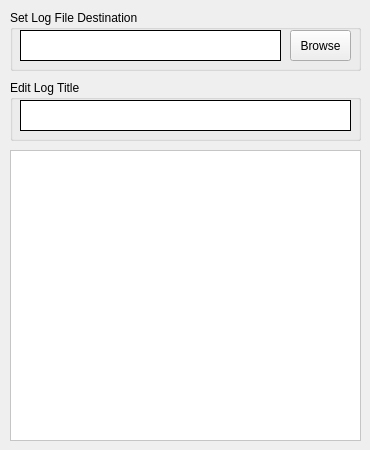
    <widget class="QWidget" name="tab_5">
     <attribute name="title">
      <string>Terminal Output</string>
     </attribute>
     <widget class="QScrollArea" name="ProgramOutput">
      <property name="geometry">
       <rect>
        <x>30</x>
        <y>150</y>
        <width>301</width>
        <height>261</height>
       </rect>
      </property>
      <property name="widgetResizable">
       <bool>true</bool>
      </property>
      <widget class="QWidget" name="scrollAreaWidgetContents">
       <property name="geometry">
        <rect>
         <x>0</x>
         <y>0</y>
         <width>299</width>
         <height>259</height>
        </rect>
       </property>
      </widget>
     </widget>
     <widget class="QTextBrowser" name="ProgramPrints">
      <property name="geometry">
       <rect>
        <x>10</x>
        <y>150</y>
        <width>351</width>
        <height>291</height>
       </rect>
      </property>
      <property name="styleSheet">
       <string notr="true">background-color: rgb(255, 255, 255);</string>
      </property>
      <property name="html">
       <string>&lt;!DOCTYPE HTML PUBLIC &quot;-//W3C//DTD HTML 4.0//EN&quot; &quot;http://www.w3.org/TR/REC-html40/strict.dtd&quot;&gt;
&lt;html&gt;&lt;head&gt;&lt;meta name=&quot;qrichtext&quot; content=&quot;1&quot; /&gt;&lt;style type=&quot;text/css&quot;&gt;
p, li { white-space: pre-wrap; }
&lt;/style&gt;&lt;/head&gt;&lt;body style=&quot; font-family:'MS Shell Dlg 2'; font-size:7.8pt; font-weight:400; font-style:normal;&quot;&gt;
&lt;p style=&quot; margin-top:0px; margin-bottom:0px; margin-left:0px; margin-right:0px; -qt-block-indent:0; text-indent:0px;&quot;&gt; &lt;/p&gt;&lt;/body&gt;&lt;/html&gt;</string>
      </property>
     </widget>
     <widget class="QGroupBox" name="LogDestinationBox">
      <property name="geometry">
       <rect>
        <x>10</x>
        <y>10</y>
        <width>351</width>
        <height>61</height>
       </rect>
      </property>
      <property name="title">
       <string>Set Log File Destination</string>
      </property>
      <widget class="QLabel" name="LogFileLocation">
       <property name="geometry">
        <rect>
         <x>10</x>
         <y>20</y>
         <width>261</width>
         <height>31</height>
        </rect>
       </property>
       <property name="styleSheet">
        <string notr="true">background:white; border: 1px solid black;</string>
       </property>
       <property name="text">
        <string/>
       </property>
      </widget>
      <widget class="QPushButton" name="LogFileBrowse">
       <property name="geometry">
        <rect>
         <x>280</x>
         <y>20</y>
         <width>61</width>
         <height>31</height>
        </rect>
       </property>
       <property name="text">
        <string>Browse</string>
       </property>
      </widget>
     </widget>
     <widget class="QGroupBox" name="groupBox">
      <property name="geometry">
       <rect>
        <x>10</x>
        <y>80</y>
        <width>351</width>
        <height>61</height>
       </rect>
      </property>
      <property name="title">
       <string>Edit Log Title</string>
      </property>
      <widget class="QTextEdit" name="LogName">
       <property name="geometry">
        <rect>
         <x>10</x>
         <y>20</y>
         <width>331</width>
         <height>31</height>
        </rect>
       </property>
       <property name="styleSheet">
        <string notr="true">background:white; border: 1px solid black;</string>
       </property>
      </widget>
     </widget>
    </widget>
